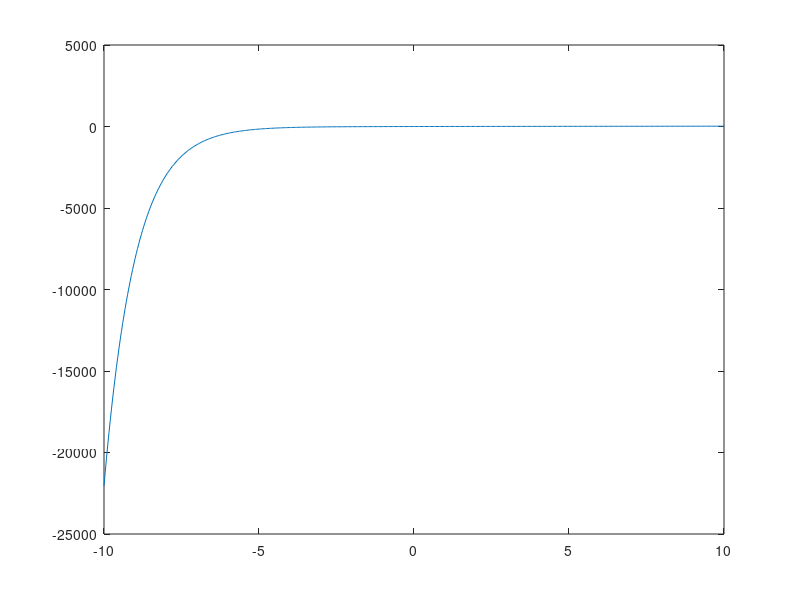

Write MATLAB code to recreate this figure.
%% Minimizing 1 - lambda exp(-lambda) using golden section ex 2.1 a)

% Initializing interval of uncertainty [0,1]

alpha = (sqrt(5) - 1)*0.5; 
a = 0; 
b = 2; 
n_iter = 4; 
lambda = a + (1-alpha) * (b - a);
my = a + alpha * (b - a);

figure(1)
x = linspace(0,5,500); 
y = 1 - x.*exp(-x); 
plot(x,y)

% Graph is decreasing for increasing values x

while n_iter > 0
    % Calculate function in lamba and my 
    % if F(lambda) < F(my) then the new interval is [a, my]
    % my_k+1 = lambda_k
    % if F(lambda) > F(my) then the newi nterval is [lambda, b]
    % lamba_k+1 = my_k
    
    F_lambda = 1 - lambda * exp(-lambda);
    F_my = 1 - my * exp(-my); 
    
    if F_lambda < F_my 
        b = my; 
        my = lambda; 
        lambda = a + (1-alpha) * (b - a);
    end
    if F_lambda > F_my
        a = lambda; 
        lambda = my; 
        my = a + alpha * (b - a);
    end
    fprintf('I = [%f, %f] \n lambda = %f, my = %f \n F_lambda = %f, F_my = %f\n', a, b, lambda, my, F_lambda, F_my);
    n_iter = n_iter - 1; 
end

%% Exercise 2.3 a) 



% Initializing

alpha = (sqrt(5) - 1)*0.5; 
a = -1; 
b = 1; 
n_iter = 5; 
lambda = a + (1-alpha) * (b - a);
my = a + alpha * (b - a);

% Plotting the function F(lambda) = exp(-lambda) + lambda^2

x = linspace(-5,5,500); 
y = exp(-x) + x.^2; 

figure(1)
plot(x,y)

% Seems to be minimum at zero

while n_iter > 0
    F_lambda = exp(-lambda) + lambda^2;
    F_my = exp(-my) + my^2; 
    
    if F_lambda < F_my 
        b = my; 
        my = lambda; 
        lambda = a + (1-alpha) * (b - a);
    end
    
    if F_lambda > F_my
        a = lambda; 
        lambda = my; 
        my = a + alpha * (b - a);
    end
    
    fprintf('I = [%f, %f] \n lambda = %f, my = %f \n F_lambda = %f, F_my = %f\n', a, b, lambda, my, F_lambda, F_my);
    n_iter = n_iter - 1;  
end

%% Exercise 2.3 b) 

clear all
clc

eps = 0.01;
n_iter = 5; 
a = -1; 
b = 1; 

while n_iter > 0
   lambda = (a + b)/2 - eps; 
   my = (a + b)/2 + eps; 
   F_lambda = exp(-lambda) + lambda^2;
   F_my = exp(-my) + my^2;  
   
   if F_lambda > F_my
       a = lambda; 
   else
       b = my;
   end
   n_iter = n_iter - 1; 
   fprintf(' I = [%f, %f] \n lambda = %f, my = %f \n F_lambda = %f, F_my = %f\n', a, b, lambda, my, F_lambda, F_my);
   disp('=========         =========       =========       =========       =========');
end

%% Excercise 2.4 c) 

% Plotting F(lambda)

x = linspace(-2.5,-1,500); 
y = ((4 + x).^3 + (5 - 2*x)).^2 + 2 * (-3*x - 4).^4; 
plot(x,y)

% Seems to be a minimum around -1.75. Carrying out five golden search iter

alpha = (sqrt(5) - 1)*0.5; 
a = -2; 
b = 2; 
n_iter = 5; 
lambda = a + (1-alpha) * (b - a);
my = a + alpha * (b - a);

while n_iter > 0
    F_lambda = ((4 + lambda).^3 + (5 - 2*lambda)).^2 + 2 * (-3*lambda - 4).^4;
    F_my = ((4 + my).^3 + (5 - 2*my)).^2 + 2 * (-3*my - 4).^4;
    
    if F_lambda > F_my
        a = lambda; 
        lambda = my; 
        my = a + alpha * (b - a);
    else
        b = my; 
        my = lambda; 
        lambda = a + (1-alpha) * (b - a);
    end
    n_iter = n_iter - 1; 
    fprintf(' I = [%f, %f] \n lambda = %f, my = %f \n F_lambda = %f, F_my = %f\n', a, b, lambda, my, F_lambda, F_my);
end

%% Excercise 2.6 a)

% Plotting the function
x = linspace(-1,1,500); 
y = exp(-x) + x.^2; 
plot(x,y)

n_iter = 0; 

% Initialize variables
lambda_prev = intmin; 
lambda = 1; 

while (abs(lambda - lambda_prev) > 10e-3 || n_iter > 10)
    lambda_prev = lambda; 
    lambda = lambda - (2 * lambda - exp(-lambda))/(2 + exp(-lambda));
    n_iter = n_iter + 1; 
    fprintf(' Number of iterations: %f \n lambda_k+1 = %f \n lambda_k = %f \n', n_iter, lambda, lambda_prev);
end

%% Excercise 2.6 b) Bisection method 

% F'(lambda) = 2lambda - exp(-lambda) 

x = linspace(-10,10,500);
y = 2*x - exp(-x); 
plot(x,y) 

n_iter = 5; 
a = -1; 
b = 1; 

while n_iter > 0
   midPoint = (a + b)/2; 
   
   if (2*midPoint - exp(-midPoint) > 0)
       b = midPoint; 
   else
       a = midPoint; 
   end 
   n_iter = n_iter - 1; 
end

